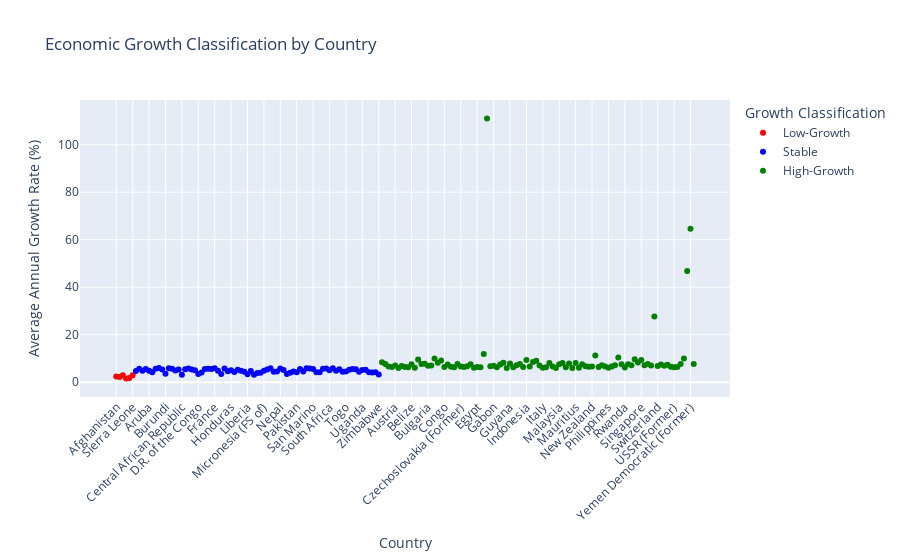

Notebook code cell kept with this figure:
### Markdown cell above
# Economic Growth Classification: 
## Classify countries based on their GDP per capita growth into categories such as high-growth, stable, and low-growth.

### Code cell
# Calculate average annual growth rate for each country
average_growth_rate = df_melted.groupby('Country')['Annual Growth Rate'].mean().reset_index()
average_growth_rate.columns = ['Country', 'Average Annual Growth Rate']


# Define thresholds for classification
def classify_growth(rate):
    if rate >= 6:
        return 'High-Growth'
    elif rate >= 3:
        return 'Stable'
    else:
        return 'Low-Growth'

# Apply classification
average_growth_rate['Growth Classification'] = average_growth_rate['Average Annual Growth Rate'].apply(classify_growth)



# Create a scatter plot to visualize growth classifications
fig = px.scatter(
    average_growth_rate,
    x='Country',
    y='Average Annual Growth Rate',
    color='Growth Classification',
    title='Economic Growth Classification by Country',
    labels={'Average Annual Growth Rate': 'Average Annual Growth Rate (%)'},
    color_discrete_map={'High-Growth': 'green', 'Stable': 'blue', 'Low-Growth': 'red'}
)

# Customize layout
fig.update_layout(
    xaxis_title='Country',
    yaxis_title='Average Annual Growth Rate (%)',
    xaxis_tickangle=-45,  # Rotate x-axis labels for readability
    height=600,  # Adjust height for better visibility
    
)

fig.show()

### Figure 1 — Plotly figure (JSON) as saved in the notebook; plotly's stock layout.template omitted (floating-point values rounded to 4 significant figures)
{"data": [{"hovertemplate": "Growth Classification=Low-Growth<br>Country=%{x}<br>Average Annual Growth Rate (%)=%{y}<extra></extra>", "legendgroup": "Low-Growth", "marker": {"color": "red", "symbol": "circle"}, "mode": "markers", "name": "Low-Growth", "orientation": "v", "showlegend": true, "type": "scatter", "x": ["Afghanistan", "D.P.R. of Korea", "Gambia", "Guinea-Bissau", "Mozambique", "Sierra Leone"], "xaxis": "x", "y": [2.442, 2.169, 2.918, 1.601, 1.78, 2.952], "yaxis": "y"}, {"hovertemplate": "Growth Classification=Stable<br>Country=%{x}<br>Average Annual Growth Rate (%)=%{y}<extra></extra>", "legendgroup": "Stable", "marker": {"color": "blue", "symbol": "circle"}, "mode": "markers", "name": "Stable", "orientation": "v", "showlegend": true, "type": "scatter", "x": ["Albania", "Algeria", "Andorra", "Angola", "Aruba", "Bahamas", "Benin", "Bolivia (Plurinational State of)", "Burkina Faso", "Burundi", "Cabo Verde", "Cambodia", "Cameroon", "Canada", "Central African Republic", "Chad", "Colombia", "Comoros", "Côte d'Ivoire", "D.R. of the Congo", "Djibouti", "Eswatini", "Fiji", "Former Netherlands Antilles", "France", "French Polynesia", "Ghana", "Greece", "Guinea", "Honduras", "Jamaica", "Jordan", "Kenya", "Kiribati", "Liberia", "Libya", "Madagascar", "Malawi", "Mauritania", "Micronesia (FS of)", "Morocco", "Myanmar", "Namibia", "Nauru", "Nepal", "New Caledonia", "Nicaragua", "Niger", "Nigeria", "Pakistan", "Palau", "Papua New Guinea", "Puerto Rico", "Samoa", "San Marino", "Sao Tome and Principe", "Senegal", "Solomon Islands", "Somalia", "South Africa", "Sri Lanka", "Suriname", "Sweden", "Syrian Arab Republic", "Togo", "Tunisia", "Turks and Caicos Islands", "Tuvalu", "U.R. of Tanzania: Mainland", "Uganda", "United States", "Vanuatu", "Venezuela (Bolivarian Republic of)", "Zambia", "Zimbabwe"], "xaxis": "x", "y": [4.7, 5.713, 4.864, 5.597, 4.778, 4.219, 5.677, 5.984, 5.314, 3.56, 5.927, 5.712, 4.939, 5.393, 3.134, 5.489, 5.79, 5.353, 5.082, 3.445, 4.049, 5.526, 5.687, 5.572, 5.858, 4.781, 3.45, 5.724, 4.588, 5.021, 4.328, 5.221, 4.783, 4.376, 3.313, 4.7, 3.094, 3.891, 4.009, 4.846, 5.297, 5.924, 4.396, 4.458, 5.728, 5.135, 3.495, 3.98, 4.501, 4.194, 5.597, 4.549, 5.843, 5.8, 5.603, 4.221, 4.184, 5.637, 5.763, 5.071, 5.847, 4.811, 5.498, 4.354, 4.529, 5.27, 5.553, 5.446, 4.355, 5.1, 5.281, 4.217, 4.131, 4.179, 3.295], "yaxis": "y"}, {"hovertemplate": "Growth Classification=High-Growth<br>Country=%{x}<br>Average Annual Growth Rate (%)=%{y}<extra></extra>", "legendgroup": "High-Growth", "marker": {"color": "green", "symbol": "circle"}, "mode": "markers", "name": "High-Growth", "orientation": "v", "showlegend": true, "type": "scatter", "x": ["Anguilla", "Antigua and Barbuda", "Argentina", "Australia", "Austria", "Bahrain", "Bangladesh", "Barbados", "Belgium", "Belize", "Bhutan", "Botswana", "Brazil", "British Virgin Islands", "Bulgaria", "Chile", "China", "China, Hong Kong SAR", "China, Macao SAR", "Congo", "Cook Islands", "Costa Rica", "Cuba", "Cyprus", "Czechoslovakia (Former)", "Denmark", "Dominica", "Dominican Republic", "Ecuador", "Egypt", "El Salvador", "Equatorial Guinea", "Ethiopia (Former)", "Finland", "Gabon", "Germany", "Greenland", "Grenada", "Guatemala", "Guyana", "Haiti", "Hungary", "Iceland", "India", "Indonesia", "Iran (Islamic Republic of)", "Iraq", "Ireland", "Israel", "Italy", "Japan", "Lao People's DR", "Lebanon", "Lesotho", "Malaysia", "Maldives", "Mali", "Malta", "Marshall Islands", "Mauritius", "Mexico", "Mongolia", "Montserrat", "Netherlands", "New Zealand", "Oman", "Panama", "Paraguay", "Peru", "Philippines", "Poland", "Portugal", "Republic of Korea", "Romania", "Rwanda", "Saint Kitts and Nevis", "Saint Lucia", "Saudi Arabia", "Seychelles", "Singapore", "Spain", "St. Vincent and the Grenadines", "State of Palestine", "Sudan (Former)", "Switzerland", "Thailand", "Tonga", "Trinidad and Tobago", "Türkiye", "USSR (Former)", "United Kingdom", "Uruguay", "Viet Nam", "Yemen Arab Republic (Former)", "Yemen Democratic (Former)", "Yugoslavia (Former)"], "xaxis": "x", "y": [8.403, 7.624, 6.595, 6.39, 7.043, 6.006, 6.815, 6.395, 6.34, 7.528, 6.061, 9.575, 7.701, 7.811, 6.952, 6.995, 9.958, 8.172, 9.136, 6.422, 7.43, 6.484, 6.323, 7.623, 6.604, 6.435, 6.686, 7.583, 6.033, 6.437, 6.34, 11.85, 111.0, 6.682, 6.932, 6.301, 7.468, 8.149, 6.03, 7.847, 6.332, 7.101, 7.658, 6.376, 9.396, 6.618, 8.523, 9.0, 7.036, 6.121, 6.328, 8.103, 6.614, 6.029, 7.576, 8.07, 6.326, 7.835, 6.006, 8.102, 6.067, 7.591, 6.767, 6.465, 6.562, 11.21, 6.422, 7.177, 6.612, 6.073, 6.581, 7.128, 10.43, 7.519, 6.161, 7.549, 7.177, 9.661, 8.326, 9.373, 7.099, 7.681, 6.998, 27.72, 6.826, 7.467, 6.916, 7.314, 6.491, 6.281, 6.403, 7.695, 9.968, 46.82, 64.62, 7.632], "yaxis": "y"}], "layout": {"autosize": true, "legend": {"title": {"text": "Growth Classification"}, "tracegroupgap": 0}, "title": {"text": "Economic Growth Classification by Country"}, "xaxis": {"anchor": "y", "autorange": true, "domain": [0, 1], "range": [-10.76, 186.8], "tickangle": -45, "title": {"text": "Country"}, "type": "category"}, "yaxis": {"anchor": "x", "autorange": true, "domain": [0, 1], "range": [-5.981, 118.6], "title": {"text": "Average Annual Growth Rate (%)"}, "type": "linear"}}}
